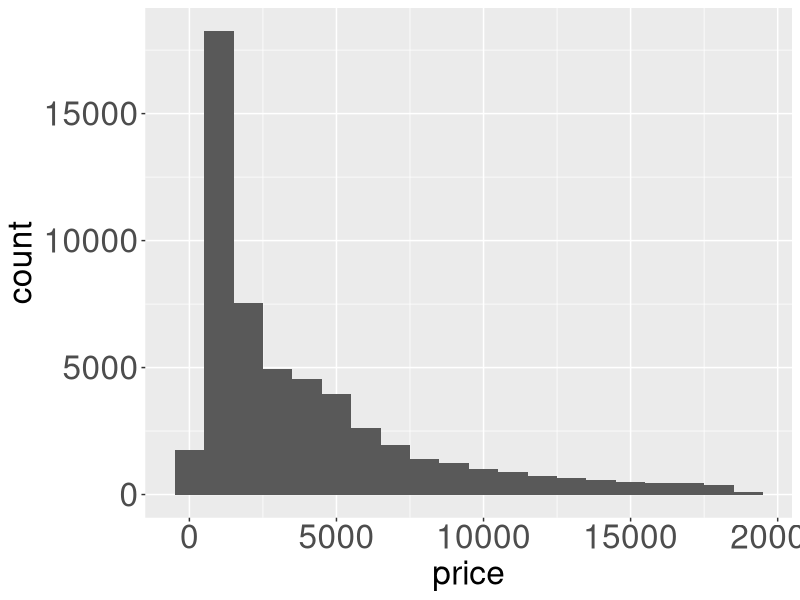
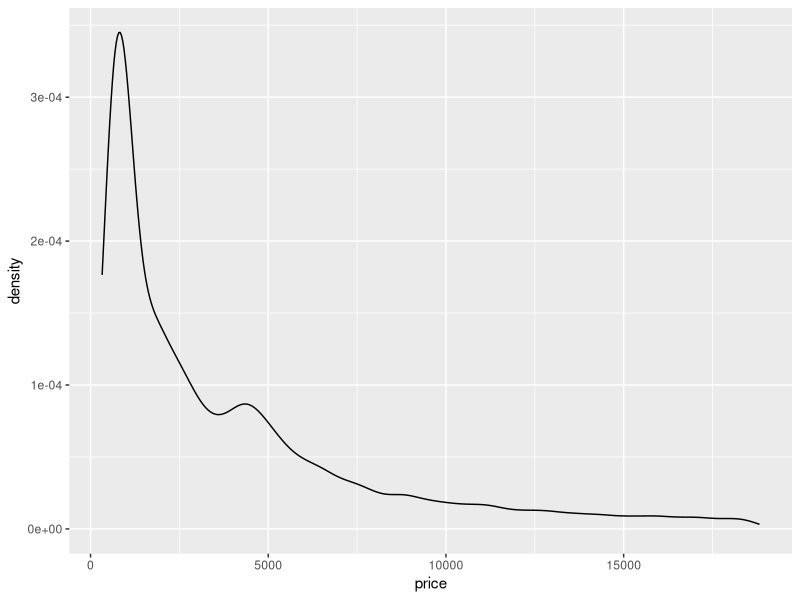
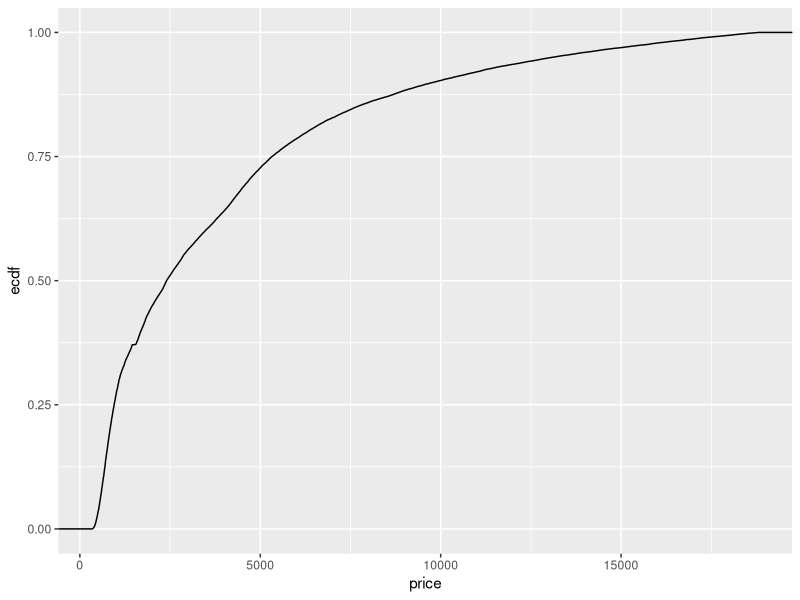
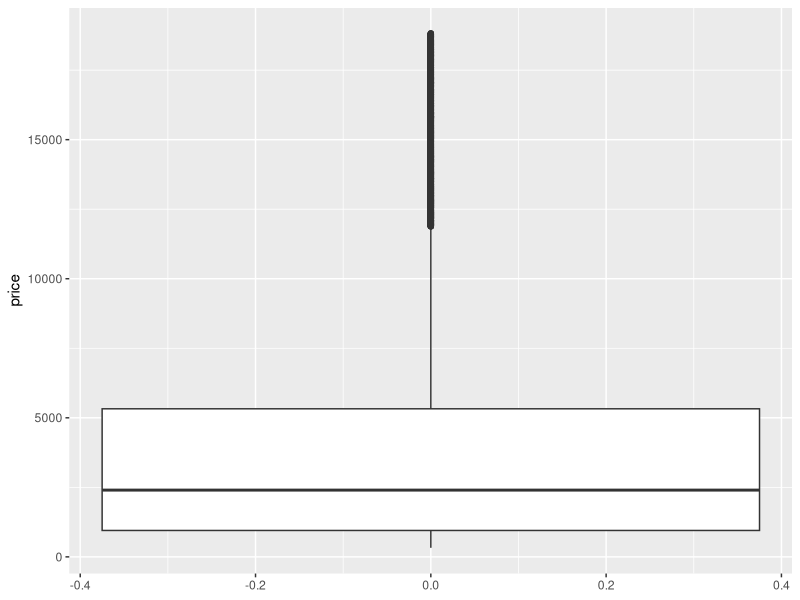
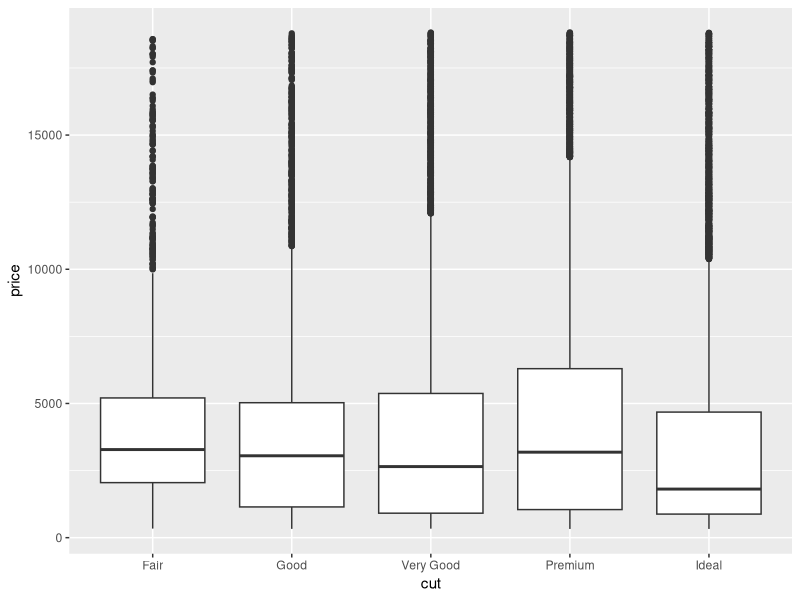
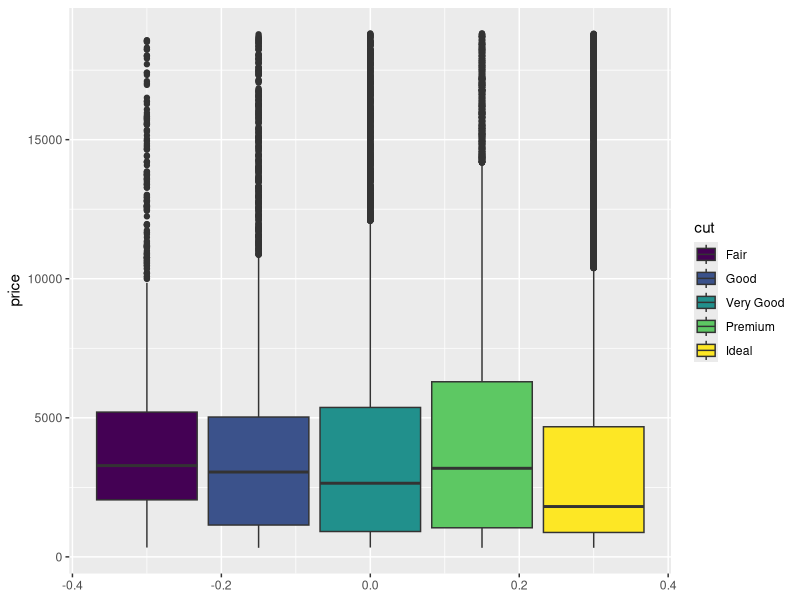
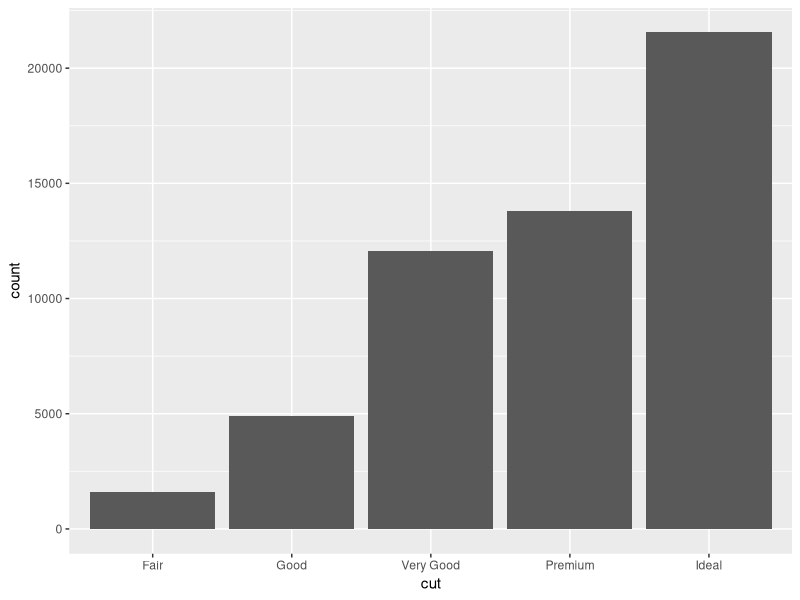
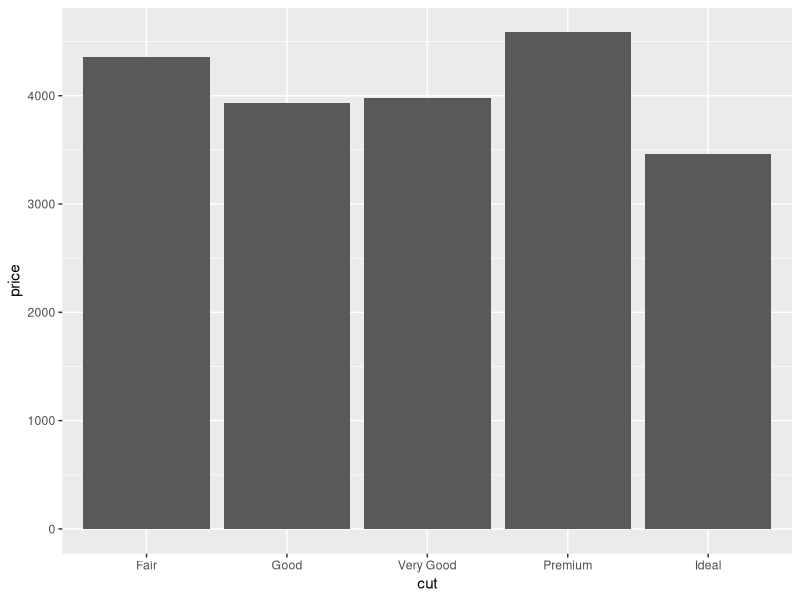

R code for these plots, in order:
## ---- chunk 1
#| name: libraries
library(dplyr, warn.conflicts = FALSE, quietly = TRUE)
library(ggplot2, warn.conflicts = FALSE, quietly = TRUE)
colnames(diamonds)
## ---- chunk 2
#| name: structure
#| echo: false
str(diamonds)
## ---- chunk 3
#| name: histo-price
ggplot(data = diamonds) + 
  geom_histogram(mapping = aes(x = price), binwidth = 1000) + 
  theme(axis.text = element_text(size = 24), 
        axis.title = element_text(size = 24))
## ---- chunk 4
#| name: histo-price-density
ggplot(data = diamonds) + geom_density(mapping = aes(x = price))
## ---- chunk 5
#| name: histo-price-cumulative-density
ggplot(data = diamonds) + geom_density(mapping = aes(x = price), stat = "ecdf")
## ---- chunk 6
#| name: histo-price
ggplot(data = diamonds) + geom_boxplot(mapping = aes( y = price)) 
## ---- chunk 7
#| name: boxplots_compared1
ggplot(data = diamonds) + geom_boxplot(mapping = aes(y = price,  x = cut)) 
## ---- chunk 8
#| name: boxplots_compared2
ggplot(data = diamonds) + geom_boxplot(mapping = aes( y = price, fill = cut)) 
## ---- chunk 9
#| name: barplot_counts
ggplot(data = diamonds) + geom_bar(mapping = aes(x = cut), stat = "count") 
## ---- chunk 10
#| name: barplot_statsummary
ggplot(data = diamonds) + geom_bar(mapping = aes(x = cut, y = price), 
           stat = "summary", fun = mean) # note where to (not) write quotes 

## ---- chunk 11
#| name: bar_stack
ggplot(data = diamonds) + 
  geom_bar(mapping = aes(x = cut, fill = clarity), position = "stack")
# default
## ---- chunk 12
#| name: bar_fill
ggplot(data = diamonds) + 
  geom_bar(mapping = aes(x = cut, fill = clarity), position = "fill")
## ---- chunk 13
#| name: bar_dodge
ggplot(data = diamonds) + 
  geom_bar(mapping = aes(x = cut, fill = clarity), position = "dodge")
## ---- chunk 14
#| name: scatterplot
biggest_diamonds <- slice_max(diamonds, order_by = depth, n = 40)
ggplot(data = biggest_diamonds) + 
  geom_point(mapping = aes(x = depth, y = table) )
## ---- chunk 15
#|  name: alpha
ggplot(biggest_diamonds) + 
  geom_point(aes(x = depth, 
                 y = table), 
             alpha = 0.3)
## ---- chunk 16
#| name: jitter
set.seed(2525) # reproducible random numbers
ggplot(biggest_diamonds) + 
  geom_point(aes(x = depth, 
                 y = table), position = "jitter")
## ---- chunk 17
#| name: hex
ggplot(data = diamonds) + geom_hex(aes(x = depth, y = table),  binwidth = 2)
## ---- chunk 18
#| name: gam
#| message: false
set.seed(559900)
diamonds_sample <- sample_n(tbl = diamonds, size = 1000) 
ggplot(data = diamonds_sample) + 
  geom_smooth(aes(x = depth, y = table), method = "gam", se = TRUE )
## ---- chunk 19
#| name: lm
#| message: false
ggplot(data = diamonds_sample) + 
  geom_smooth(aes(x = depth, y = table), method = "lm", se = TRUE, formula = y~x )
## ---- chunk 20
#| name: geom_count
ggplot(data = diamonds, mapping = aes(x = clarity, y = color)) + 
  geom_count( )
## ---- chunk 21
#| name: combine_geoms
ggplot(data = diamonds_sample, mapping = aes(x = depth, y = table)) + 
  geom_smooth( method = "lm", se = TRUE, formula = y~x ) +
  geom_point(alpha = 0.2, position = "jitter")
## ---- chunk 22
#| name: labels
ggplot(diamonds, aes(x = cut)) +
  geom_bar() +
  geom_text(
    aes(label = after_stat(count)),
    stat = "count",
    vjust = -0.1,# sligthly above the bar 
    color = "seagreen"
  ) 
## ---- chunk 23
#| name: facet_wrap
ggplot(data = diamonds) + 
  geom_smooth(mapping = aes(x = carat, y = price, color = color),
              method = "lm", formula = y ~ x) + 
  facet_wrap(~ clarity, ncol = 4)
## ---- chunk 24
#| name: facet_grid
ggplot(data = diamonds) + geom_boxplot(aes(y = price, fill = cut)) +
  facet_grid(color ~ clarity)
  
